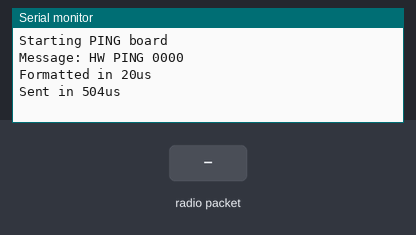
This sketch was run on a simulated Arduino Uno, built with avr-gcc and run on an emulated ATmega328P. On the bench: the last lines printed to the serial monitor. The inputs (shaded band) are chosen by the test bench. No radio packets arrive unless stated.

Above: at 1.3 s.
1.4 s: radio packet "1" arrives
At 1.8 s:
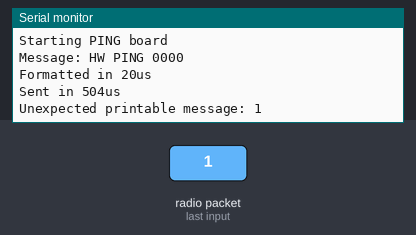
2.9 s: radio packet "0" arrives
At 4.1 s:
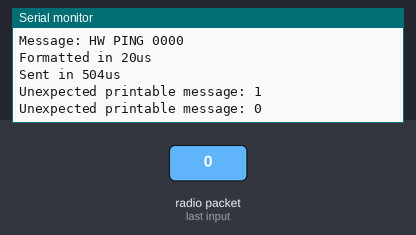
4.4 s: radio packet "2" arrives
At 5.2 s:
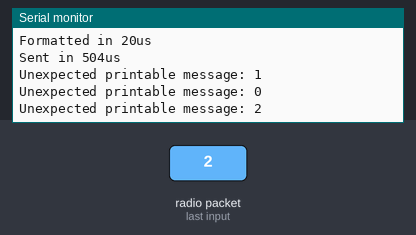

The sketch:

ping.ino
```cpp
// change this if we wire it differently
#define RFM95_CS   8
#define RFM95_RST  4
#define RFM95_INT  3

#include "common.h"

void setup() {
    while (!Serial);
    Serial.begin(9600);
    Serial.println("Starting PING board");

    initRadio();
}

void loop() {
    char fmtBuf[PAYLOAD_LEN + 1];
    fmtBuf[PAYLOAD_LEN] = 0;

    long fmtStart = micros();
    memcpy(buf, BASE_PING, PREFIX_LEN);
    short tmp = COUNTER++;
    char* bStart = buf + MESSAGE_LEN;
    char* bEnd = buf + PREFIX_LEN;
    while (bStart-- > bEnd) {
        *bStart = HEX_BYTES[tmp & 15];
        tmp >>= 4;
    }
    memcpy(fmtBuf, buf + PREFIX_LEN, PAYLOAD_LEN);
    buf[MESSAGE_LEN] = 0;
    long fmtEnd = micros();

    Serial.print("Message: ");
    Serial.println(buf);

    Serial.print("Formatted in ");
    Serial.print(fmtEnd - fmtStart);
    Serial.println("us");

    long sendStart = micros();
    rf.send((uint8_t*)buf, MESSAGE_LEN);
    // rf.waitPacketSent();
    long sendEnd = micros();

    Serial.print("Sent in ");
    Serial.print(sendEnd - sendStart);
    Serial.println("us");

    long listenStart = micros();
    long deadline = listenStart + 10000000;
    long currentRx;
    int received = 0;
    bool valid = false;
    do {
        currentRx = micros();
        uint8_t len = RH_RF95_MAX_MESSAGE_LEN;
        if (rf.available() && rf.recv((uint8_t*)buf, &len)) {
            ++received;
            if (len == MESSAGE_LEN && !memcmp(buf, BASE_PONG, PREFIX_LEN)) {
                // we're receiving a pong
                if (memcmp(buf + PREFIX_LEN, fmtBuf, PAYLOAD_LEN)) {
                    Serial.print("Got a packet with the wrong payload: expected ");
                    Serial.print(fmtBuf);
                    Serial.print(", got ");
                    Serial.println(buf + PREFIX_LEN);
                } else {
                    valid = true;
                    Serial.println("Received matching pong");
                    break;
                }
            } else {
                printUnexpected(len);
            }
        }
    } while (currentRx < deadline); // 10s timeout

    Serial.print("Listened for ");
    Serial.print(currentRx - listenStart);
    Serial.println("us");
    Serial.print("Received ");
    Serial.print(received);
    Serial.println(valid ? " messages, with valid" : " messages, none valid");
}
```

common.h
```cpp
#include <SPI.h>
#include <RH_RF95.h>

#define RF95_FREQ 915.0

RH_RF95 rf(RFM95_CS, RFM95_INT);

const char* HEX_BYTES = "0123456789abcdef";
short COUNTER = 0;

const char* BASE_PING = "HW PING ";
const char* BASE_PONG = "HW PONG ";

#define PREFIX_LEN  8
#define MESSAGE_LEN  12
#define PAYLOAD_LEN 4

#define ERROR_PREFIX_LEN 27

char buf[RH_RF95_MAX_MESSAGE_LEN + 1];
char binaryBuf[RH_RF95_MAX_MESSAGE_LEN * 2 + ERROR_PREFIX_LEN + 1]; // two bytes per char + our message + null

bool isNonPrintable(char ch) {
    return ch < '\n' || ch > '~';
}

void initRadio() {
    pinMode(RFM95_RST, OUTPUT);
    digitalWrite(RFM95_RST, HIGH);
    delay(100);
    digitalWrite(RFM95_RST, LOW);
    delay(10);
    digitalWrite(RFM95_RST, HIGH);
    delay(10);

    while (!rf.init()) {
        Serial.println("Initialization failed!");
        // while (1);
    }

    while (!rf.setFrequency(RF95_FREQ)) {
        Serial.println("Frequency failed!");
        while (1);
    }

    rf.setTxPower(23, false);

    memcpy(binaryBuf, "Unexpected binary message: ", ERROR_PREFIX_LEN);
}

void printUnexpected(uint8_t len) {
    bool isBinary = false;
    char const* bPtr = buf;
    char const* const bEnd = bPtr + len;
    while (bPtr < bEnd) if (isNonPrintable(*bPtr++)) {
        isBinary = true;
        break;
    }
    if (isBinary) {
        char* rPtr = buf;
        char* wPtr = binaryBuf + ERROR_PREFIX_LEN;
        while (rPtr < bEnd) {
            char b = *rPtr++;
            *wPtr++ = HEX_BYTES[b >> 4];
            *wPtr++ = HEX_BYTES[b & 15];
        }
        *wPtr = 0;
        Serial.println(binaryBuf);
    } else {
        buf[len] = 0;
        Serial.print("Unexpected printable message: ");
        Serial.println(buf);
    }
}
```

Measured:
- after the input at 1.4 s, the serial monitor: prints a new line at once (image 1)
- after the input at 2.9 s, the serial monitor: prints a new line at once (image 2)
- after the input at 4.4 s, the serial monitor: prints a new line at once (image 3)
